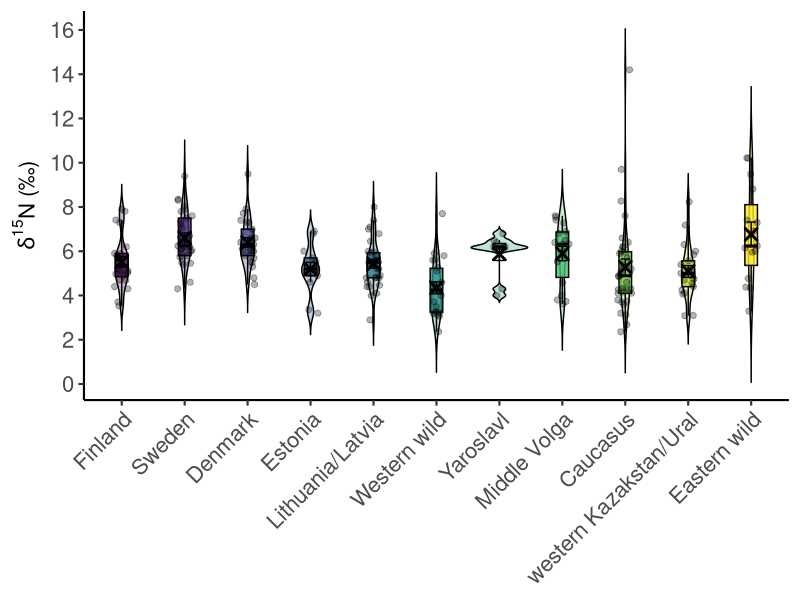
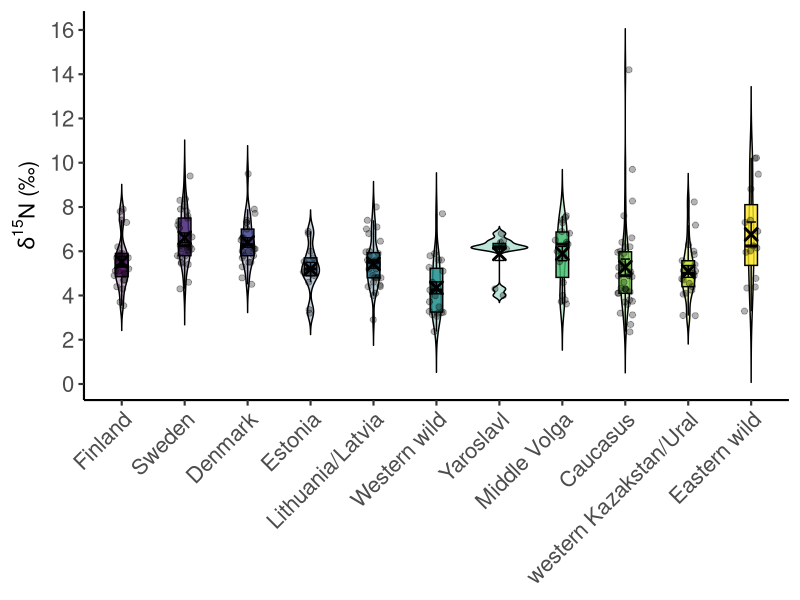
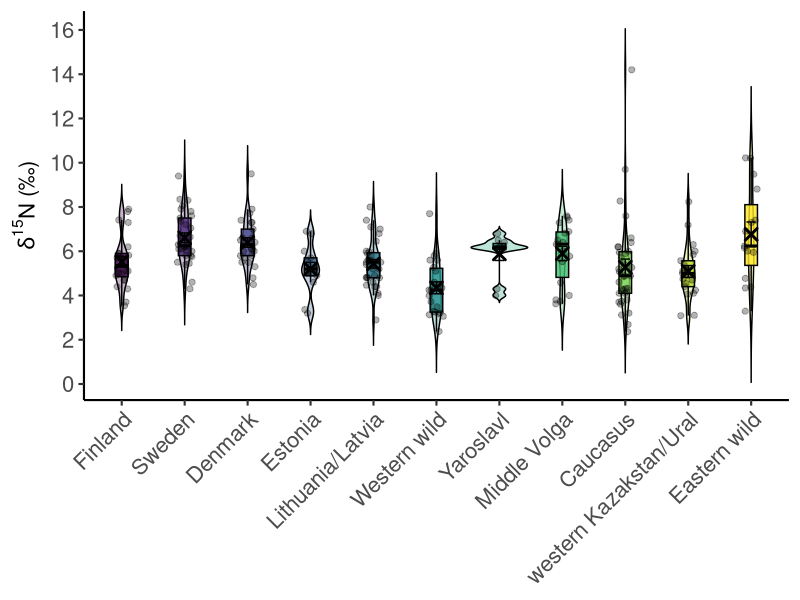

Here is the R script that generated these plots, in order:
############################################################
# Stable isotope analysis of ancient horses
# Violin plot of δ15N values by geographic subgroup
#
# Author: Johanna Honka
# Date: 2026
#
# Required packages:
# ggplot2
# viridis
############################################################

# Load libraries
library(ggplot2)
library(viridis)

#optional for .svg export
library(svglite)


#-----------------------------------------------------------
# Import data
#-----------------------------------------------------------

#Use read.csv() for comma-separated files with dot decimals
#Use read.csv2() for semicolon-separated files with comma decimals

isotope_data <- read.csv2(
  "Full isotopic dataset.csv",
  fileEncoding = "latin1"
)

#Rename isotope column if necessary to "d15N"
#Special characters in column name e.g "δ15N (‰)" could be problematic


# Ensure isotope values are numeric
isotope_data$d15N <- as.numeric(isotope_data$d15N)

#-----------------------------------------------------------
# Define subgroup order (west to east)
#-----------------------------------------------------------

isotope_data$Subgroup <- factor(
  isotope_data$Subgroup,
  levels = c(
    "Finland",
    "Sweden",
    "Denmark",
    "Estonia",
    "Lithuania/Latvia",
    "Western wild",
    "Yaroslavl",
    "Middle Volga",
    "Caucasus",
    "western Kazakstan/Ural",
    "Eastern wild"
  )
)

#-----------------------------------------------------------
# Generate plot
#-----------------------------------------------------------

d15N_plot <- ggplot(
  isotope_data,
  aes(
    x = Subgroup,
    y = d15N,
    fill = Subgroup
  )
) +
  
  # Violin plot
  geom_violin(
    trim = FALSE,
    alpha = 0.3,
    colour = "black"
  ) +
  
  # Boxplot
  geom_boxplot(
    width = 0.2,
    outlier.shape = NA,
    alpha = 0.8,
    colour = "black"
  ) +
  
  # Individual observations
  geom_jitter(
    width = 0.12,
    size = 1.8,
    alpha = 0.3,
    colour = "black"
  ) +
  
  # Mean ± SE
  stat_summary(
    fun.data = mean_se,
    geom = "errorbar",
    width = 0.15,
    color = "black",
    linewidth = 0.5
  ) +
  
  # Mean marker
  stat_summary(
    fun = mean,
    geom = "point",
    shape = 4,
    size = 3,
    stroke = 1.5,
    colour = "black"
  ) +
  
  # Viridis palette
  scale_fill_viridis_d(option = "D") +
  
  labs(
    x = NULL,
    y = expression(delta^15 * N ~ "(‰)")
  ) +
  
  theme_classic(base_size = 16) +
  
  theme(
    axis.text.x = element_text(
      angle = 45,
      hjust = 1,
      vjust = 1,
      size = 16
    ),
    axis.text.y = element_text(size = 16),
    axis.title.y = element_text(size = 16),
    legend.position = "none"
  ) +

  # Y-axis limits
scale_y_continuous(
  breaks = seq(0, 16, by = 2)
)

# Display plot
print(d15N_plot)

#-----------------------------------------------------------
# Export figure
#-----------------------------------------------------------

ggsave(
  filename = "Figure_d15N_violin_plot.png",
  plot = d15N_plot,
  width = 10,
  height = 6,
  dpi = 600
)

# SVG (vector format) for potential figure post-processing
ggsave(
  filename = "Figure_d15N_violin_plot.svg",
  plot = d15N_plot,
  width = 10,
  height = 6,
  units = "in"
)
